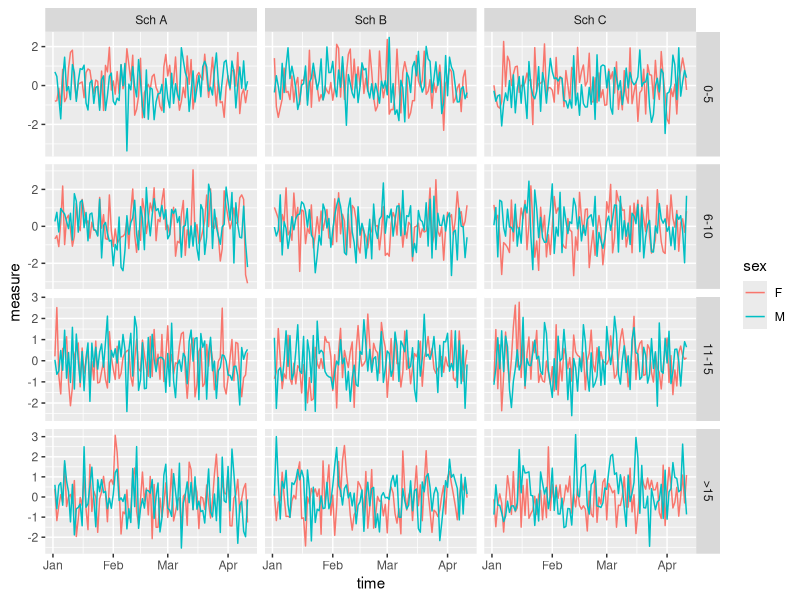

This figure's R source:
library(ggplot2)
library(plyr)
library(reshape2)

#setwd("/Users/Oliver/git/git_outbreak/misc")
#source(ggplot2_example.R)


outbreakg.aes_now<- function(...) 
{
	structure(list(...),  class = "uneval")
}


#' create mock time series
#'
#' @return default mock time series
#' @example x<- ts.sim();
ts.sim<- function()
{
	time	<-as.Date("2013-01-01")+1:100
	tmp		<-expand.grid(age=c("0-5","6-10","11-15",">15"),school=c("Sch A","Sch B","Sch C"),sex=c("F","M"))	
	df_mock	<-ddply(tmp,c("age","school","sex"),function(df)
			{	
				return(data.frame(time,measure=rnorm(length(time))))		
			})
	df_mock
}

#' create time series plot 
#'
#' @param df data frame with all information to be plotted
#' @param x column name of column that should be on 'x' axis. If NULL, the first column is taken.
#' @param y column name of column that should be on 'y' axis. If NULL, the second column is taken.
#' @param facet column name or formula to create subplots. See examples. If NULL, no subplot is created.
#' @param col column name to create sub time series in the same plot. See examples. If NULL, no color is used.
#' @return ggplot2 object
#' @example x<- ts.sim(); print(ts.plot(x,x="time",y="measure",col="sex",facet="age~school"))
ts.plot<- function(df, x=NULL, y=NULL, facet=NULL,col=NULL)
{
	if(is.null(x))	x<- colnames(df)[1]
	if(is.null(y))	y<- colnames(df)[2]
	if(!is.character(x))	stop("x not a character")
	if(!is.character(y))	stop("y not a character")
	p<- ggplot(data=df,aes_string(x=x,y=y))
	if(!is.null(facet))
	{
		if(!regexpr("~",facet,fixed=1)>0)
			facet<- paste(facet,"~.",sep='')		
		p<- p+facet_grid(facet, scales="free")
	}
	if(!is.null(col))
		p<- p+geom_line(aes_string(colour=col))
	else
		p<- p+geom_line()	
	p
}

#main
if(1)
{
	x<- ts.sim()
	print(ts.plot(x,x="time",y="measure",col="sex",facet="age~school"))
}